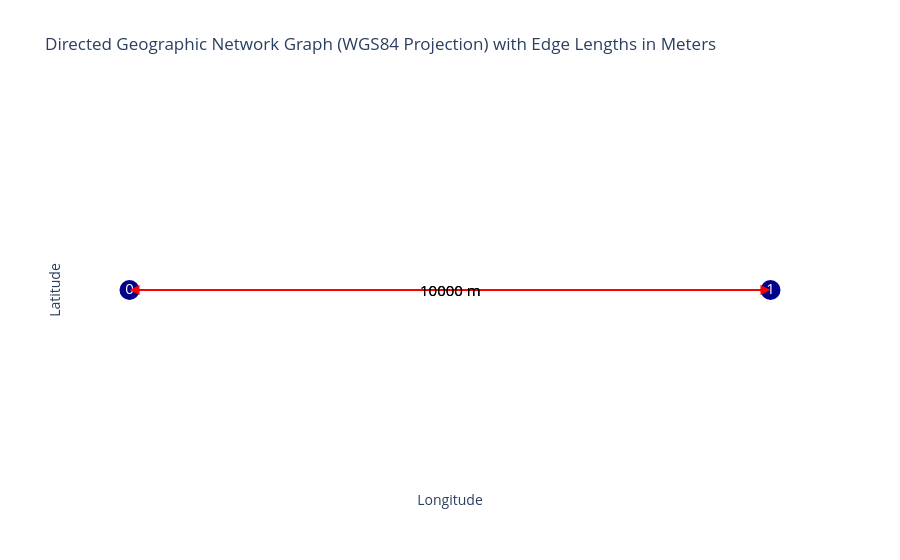

This figure's notebook cell:
### Code cell
graph_module.plot_graph(graph)

### Figure 1 — Plotly figure (JSON) as saved in the notebook; plotly's stock layout.template omitted (floating-point values rounded to 4 significant figures)
{"data": [{"hoverinfo": "none", "line": {"color": "red", "width": 2}, "mode": "lines", "type": "scatter", "x": [-0.04492, 0.04492], "y": [0, 0]}, {"hoverinfo": "none", "line": {"color": "red", "width": 2}, "mode": "lines", "type": "scatter", "x": [0.04492, -0.04492], "y": [0, 0]}, {"hoverinfo": "text", "marker": {"color": "darkblue", "size": 20}, "mode": "markers+text", "text": ["0", "1"], "textfont": {"color": "white", "size": 15}, "textposition": "middle center", "type": "scatter", "x": [-0.04492, 0.04492], "y": [0, 0]}], "layout": {"annotations": [{"arrowcolor": "red", "arrowhead": 2, "arrowsize": 2, "arrowwidth": 1, "ax": -0.04492, "axref": "x", "ay": 0, "ayref": "y", "showarrow": true, "x": 0.04492, "xref": "x", "y": 0, "yref": "y"}, {"arrowcolor": "red", "arrowhead": 2, "arrowsize": 2, "arrowwidth": 1, "ax": 0.04492, "axref": "x", "ay": 0, "ayref": "y", "showarrow": true, "x": -0.04492, "xref": "x", "y": 0, "yref": "y"}, {"font": {"color": "black", "size": 15}, "showarrow": false, "text": "10000 m", "x": 0, "y": 0}, {"font": {"color": "black", "size": 15}, "showarrow": false, "text": "10000 m", "x": 0, "y": 0}], "plot_bgcolor": "white", "showlegend": false, "title": {"text": "Directed Geographic Network Graph (WGS84 Projection) with Edge Lengths in Meters"}, "xaxis": {"showgrid": false, "showticklabels": false, "title": {"text": "Longitude"}, "zeroline": false}, "yaxis": {"showgrid": false, "showticklabels": false, "title": {"text": "Latitude"}, "zeroline": false}}}
